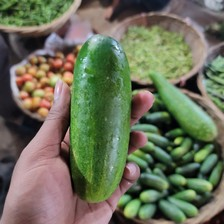
#> input picture Vegetable_Images/test/Cucumber/1030.jpg, 224 x 224 px, found by its file name; its folder holds only this picture in this run
$ jupyter execute --allow-errors Dataset_overview.ipynb
#> lines starting #> are read from the running program, lines starting #| are printed output that depends on the picture
https://colab.research.google.com/drive/1yy4ZwwRmwUMcj0qbT4JLRabQW7GilY7B#scrollTo=tggRfJrqbiQ7

[cell 1]
import matplotlib.pyplot as plt
import os, random, pathlib, warnings, itertools, math
from time import sleep
from PIL import Image
from PIL import ImageEnhance
import numpy as np

# <span style="color:blue"><b>1. Loading the dataset</b></span>
<hr>
<h2> Let's define the path to base directories used in the project </h2>

[cell 2]
dataset='Vegetable_Images'

train_folder = os.path.join(dataset,"train")
test_folder = os.path.join(dataset,"validation")
validation_folder = os.path.join(dataset,"test")

<h2>Counting number of images in a folder. (test set in our case)</h2>

[cell 3]
def count_files(rootdir):
    '''counts the number of files in each subfolder in a directory'''
    for path in pathlib.Path(rootdir).iterdir():
        if path.is_dir():
            print("There are " + str(len([name for name in os.listdir(path) \
            if os.path.isfile(os.path.join(path, name))])) + " files in " + \
            str(path.name))
        sleep(1)

#> (the rest of this cell did not finish here and is left out)

<h2> As evident, Dataset is well balanced with each class containing : </h2>

- <h3> 1000 images for training set. </h3>

- <h3> 200 images for test set. </h3>

# <span style="color:blue"><b>2. Image Processing</b></span>
<hr>
<h2> The goal of image processing is improvement of pictorial information for human interpretation. Basic manipulation and filtering can lead to increased understanding for feature extraction as well. </h2><br>
<h3><b><span style="color:green">Here we can select any vegetable of our choice and a random image from the class is displayed with comparison to a processed image.</span></b></h3>

[cell 4]
image_folder="Cucumber"  # The vegetable you want to display
number_of_images=2       # Number of images to display

def Preprocess():
    j=1
    for i in range(number_of_images):

        folder = os.path.join(test_folder,image_folder)
        a=random.choice(os.listdir(folder))

        image=Image.open(os.path.join(folder,a))
#> image is the input picture: PIL image 224x224 RGB; mean R, G, B 108, 112.1, 89.6
        image_duplicate=image.copy()
        plt.figure(figsize=(10,10))

        plt.subplot(number_of_images,2,j)
        plt.title(label='Orignal', size=17, pad='7.0', loc="center", fontstyle='italic')
        plt.imshow(image)
        j+=1

        image1=ImageEnhance.Color(image_duplicate).enhance(1.35)
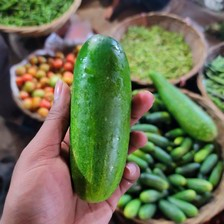
#> image1: PIL image 224x224 RGB; mean R, G, B 107.4, 112.9, 82.6
        image1=ImageEnhance.Contrast(image1).enhance(1.45)
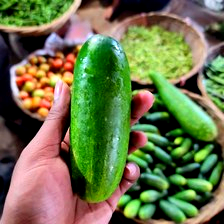
#> image1: PIL image 224x224 RGB; mean R, G, B 108.7, 116.5, 75.2
        image1=ImageEnhance.Sharpness(image1).enhance(2.5)
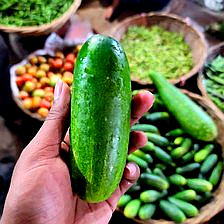
#> image1: PIL image 224x224 RGB; mean R, G, B 108.9, 116.8, 75.9

        plt.subplot(number_of_images,2,j)
        plt.title(label='Processed', size=17, pad='7.0', loc="center", fontstyle='italic')
        plt.imshow(image1)
        j+=1

Preprocess()
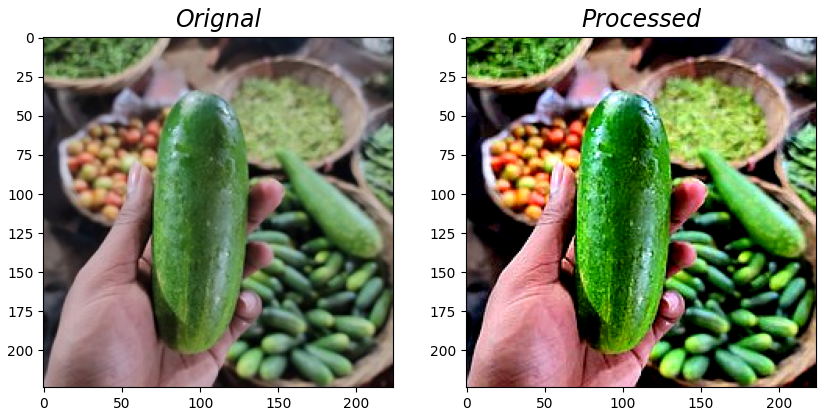
#> figure drawn by matplotlib, 2 panels
